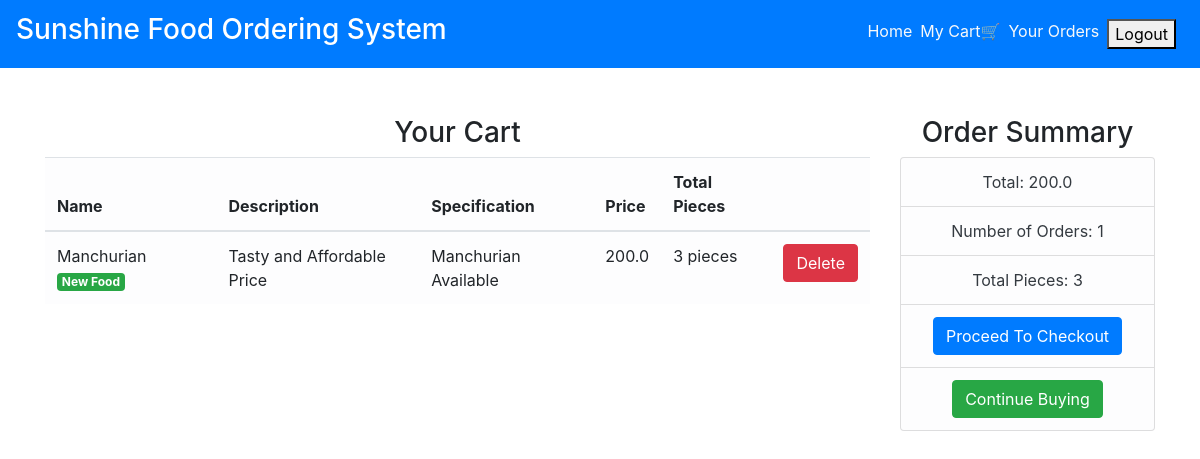
The page /cart/ (signed in) on the database its author committed.
### main/models.py (models this page shows, shortened)
class CartItems(models.Model):
    ORDER_STATUS = (
        ('Active', 'Active'),
        ('Delivered', 'Delivered')
    )
    user = models.ForeignKey(User, on_delete=models.CASCADE)
    item = models.ForeignKey(Item, on_delete=models.CASCADE)
    ordered = models.BooleanField(default=False)
    quantity = models.IntegerField(default=1)
    ordered_date = models.DateField(default=timezone.now)
    status = models.CharField(max_length=20, choices=ORDER_STATUS, default='Active')
    delivery_date = models.DateField(default=timezone.now)
    class Meta:
        verbose_name = 'Cart Item'
        verbose_name_plural = 'Cart Items'

class Item(models.Model):
    LABELS = (
        ('Best Selling Foods', 'Best Selling Foods'),
        ('New Food', 'New Food'),
        ('Spicy Foods🔥', 'Spicy Foods🔥'),
    )
    LABEL_COLOUR = (
        ('danger', 'danger'),
        ('success', 'success'),
        ('primary', 'primary'),
        ('info', 'info'),
        ('warning', 'warning'),
    )
    title = models.CharField(max_length=150)
    description = models.CharField(max_length=250,blank=True)
    price = models.FloatField()
    pieces = models.IntegerField(default=6)
    instructions = models.CharField(max_length=250,default="Available")
    image = models.ImageField(default='default.png', upload_to='images/')
    labels = models.CharField(max_length=25, choices=LABELS, blank=True)
    label_colour = models.CharField(max_length=15, choices=LABEL_COLOUR, blank=True)
    slug = models.SlugField(default="foods")
    created_by = models.ForeignKey(User, on_delete=models.CASCADE)

### main/views.py (the view)
# urls.py: path('cart/', views.get_cart_items, name='cart'),
@login_required
def get_cart_items(request):
    cart_items = CartItems.objects.filter(user=request.user,ordered=False)
    bill = cart_items.aggregate(Sum('item__price'))
    number = cart_items.aggregate(Sum('quantity'))
    pieces = cart_items.aggregate(Sum('item__pieces'))
    total = bill.get("item__price__sum")
    count = number.get("quantity__sum")
    total_pieces = pieces.get("item__pieces__sum")
    context = {
        'cart_items':cart_items,
        'total': total,
        'count': count,
        'total_pieces': total_pieces
    }
    return render(request, 'main/cart.html', context)

### main/templatetags/get_group.py (called while the page is built)
@register.filter(name='has_group')
def has_group(user, group_name):
    return user.groups.filter(name=group_name).exists()

### main/templates/main/cart.html
{% extends "main/layout.html" %}
{% block content %}
<div class="cart">
    <div class="container">
        <div class="row">
            <div class="col-sm-9 mt-5">
                <h3 class="text-center">Your Cart</h3>
                {% if cart_items %}
                <div class="table-responsive">
                    <table class="table table-light">
                        <thead>
                        <tr>
                            <th scope="col">Name</th>
                            <th scope="col">Description</th>
                            <th scope="col">Specification</th>
                            <th scope="col">Price</th>
                            <th scope="col">Total Pieces</th>
                            <th scope="col"></th>
                        </tr>
                        </thead>
                        <tbody>
                            {% for cart in cart_items %}
                        <tr>
                            <td>{{ cart.item.title }} <span class="badge badge-{{ cart.item.label_colour }}">{{ cart.item.labels }}</span></td>
                            <td>{{ cart.item.description }}</td>
                            <td>{{ cart.item.instructions }}</td>
                            <td>{{ cart.item.price }}</td>
                            <td>{{ cart.item.pieces }} pieces</td>
                            <td><a class="btn btn-danger" href="{% url 'main:remove-from-cart' cart.id %}">Delete</a></td>
                        </tr>
                            {% endfor %}
                        </tbody>
                    </table>
                </div>
                {% else %}
                <h4 class="text-center">Sorry, Your Cart is Empty....Please add Items!!!</h4>
                {% endif %}
            </div>
            <div class="col-sm-3 mt-5 mb-3">
                <div class="content-section">
                    <h3 class="text-center">Order Summary</h3>
                      <ul class="list-group">
                        <li class="list-group-item list-group-item-light text-center text-dark">Total: {{ total }}</li>
                        <li class="list-group-item list-group-item-light text-center text-dark">Number of Orders: {{ count }}</li>
                        <li class="list-group-item list-group-item-light text-center text-dark">Total Pieces: {{ total_pieces }}</li>
                        <li class="list-group-item list-group-item-light text-center text-dark"><a class="btn btn-primary" href="{% url 'main:ordered' %}">Proceed To Checkout</a></li>
                        <li class="list-group-item list-group-item-light text-center"><a class="btn btn-success" href="/">Continue Buying</a></li>
                      </ul>
                </div>
            </div>
        </div>
    </div>
</div>
{% endblock content %}

### rows shown on the page
CartItems: item "Manchurian", item.labels "New Food", item.description "Tasty and Affordable Price", item.instructions "Manchurian Available", item.price "200.0", item.pieces "3"

### other values the page prints
{{ total }} "200.0"
{{ count }} "1"
{{ total_pieces }} "3"
